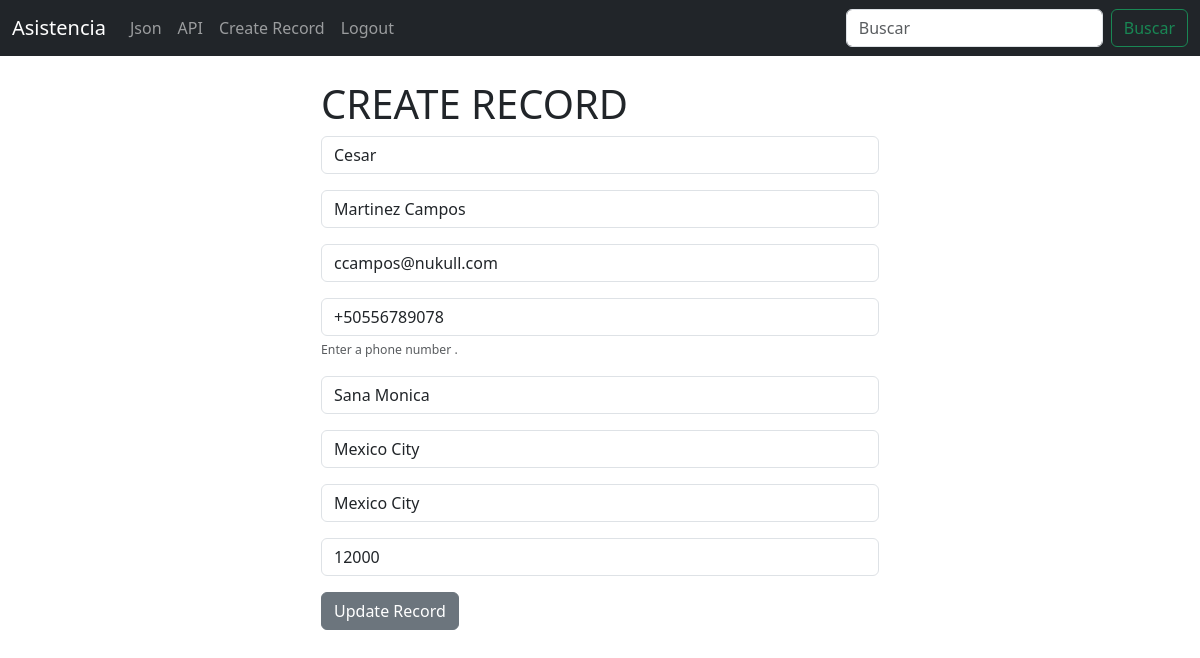
The page /update_record/1 (signed in) on the database its author committed.
### crm/models.py (models this page shows, shortened)
class Record(models.Model):
	created_at = models.DateTimeField(auto_now_add=True)
	first_name = models.CharField(max_length=50)
	last_name =  models.CharField(max_length=50)
	email =  models.CharField(max_length=100)
	phone = models.CharField(max_length=15)
	address =  models.CharField(max_length=100)
	city =  models.CharField(max_length=50)
	state =  models.CharField(max_length=50)
	zipcode =  models.CharField(max_length=20)

### crm/views.py (the view)
# urls.py: path('update_record/<int:pk>', views.update_record, name='update_record'),
def update_record(request,pk):
	if request.user.is_authenticated:
		current_record = Record.objects.get(id=pk)
		form = CreateRecordForm(request.POST or None, instance = current_record)
		if form.is_valid():
			form.save()
			messages.success(request, "Record Updated Successfully...")
			return redirect('json')
		return render(request, 'update_record.html', {'form':form,'current_record':current_record})
	else:
		messages.success(request, "You Must Be Logged In...")
		return redirect('saludo')

### crm/templates/update_record.html (shortened to what this page needs)
{% extends 'base.html' %}
{% block content %}
<div class="col-md-6 offset-md-3">
	<form method="POST" action="">
		{%  if user.is_authenticated  %}
		<h1>CREATE RECORD</h1>
			{{form.as_p}}
		{% endif %}
	  <button type="submit" class="btn btn-secondary">Update Record</button>
	</form>
</div>
{% endblock %}

### rows shown on the page
Record: first_name "Cesar", last_name "Martinez Campos", email "ccampos@nukull.com", phone "+50556789078", address "Sana Monica", city "Mexico City", state "Mexico City", zipcode "12000"
